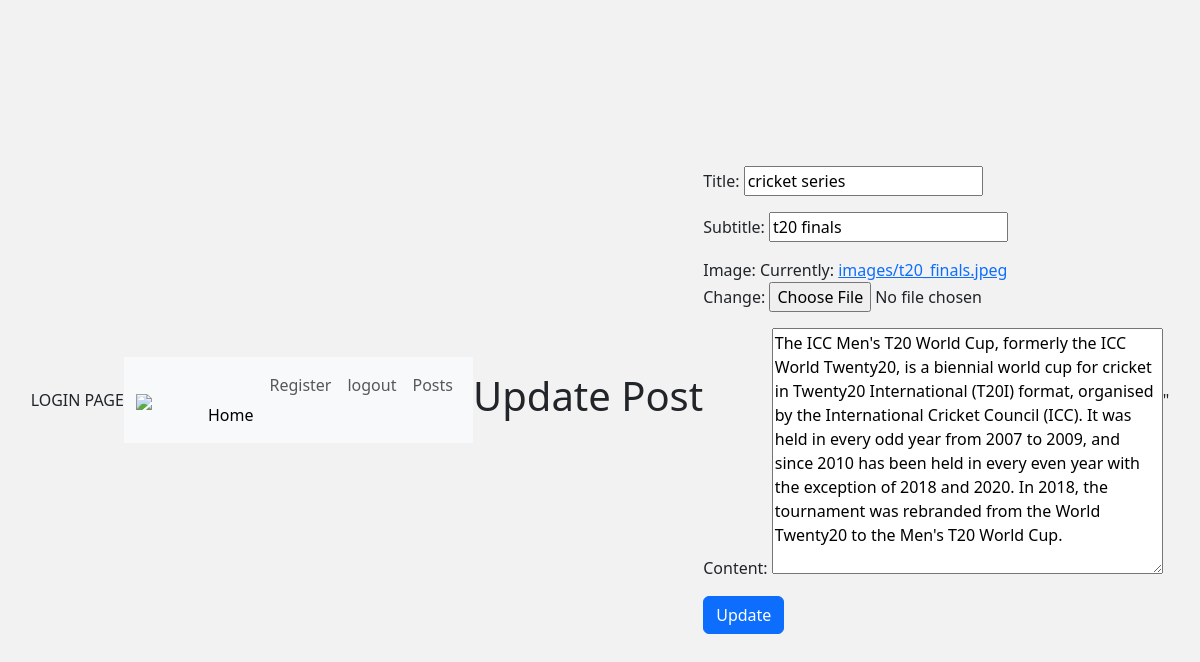
The app's page /update-post/3/ (signed in) with its own data.
### my_app/models.py (models this page shows)
class Post(models.Model):
      title = models.CharField(max_length=200)
      subtitle = models.CharField(max_length=500)
      image =  models.ImageField(upload_to='images/')  #pip install pillow
      content = models.TextField()
      author = models.ForeignKey(User, on_delete=models.CASCADE)
      created_at = models.DateTimeField(auto_now_add=True)
      updated_at = models.DateTimeField(auto_now_add=True)

### my_app/views.py (the view, shortened to what this page needs)
# urls.py: path('update-post/<int:id>/',views.update_post, name='update-post'),
@login_required(login_url='login')
def update_post(request, id):
    try:
        post = Post.objects.get(pk=id)
    except Post.DoesNotExists:
     return redirect ('display-post')
    if request.user != post.author:
        return HttpResponse('unauthorized access!')
    form = PostForm(instance=post)
    if request.method == 'GET':
        return render(request,'update-post.html',{'form': form})

### my_app/forms.py
class PostForm(ModelForm):
    class Meta:
        model = Post
        fields = ['title','subtitle','image','content']

### my_app/templates/update-post.html (shortened to what this page needs)
{% extends 'base.html' %}
     {% block content %}
    <h1>Update Post</h1>
    <form method="post" enctype="multipart/form-data">
     {{ form.as_p }}
       <button class="btn btn-primary" type="submit">Update
       </button>
    </form>
{% endblock content %}

### my_app/static/css/style.css (style rules this page uses)
body { margin:0; height:100vh; display:flex; justify-content:center; align-items:center; background-color:#f2f2f2; }

### records on screen
Post: title "cricket series", subtitle "t20 finals", content "The ICC Men's T20 World Cup, formerly the ICC World Twenty20, is a biennial world cup for cricket in Twenty20 International (T20I) format, organised by the International Cricket Council (ICC). It was held in every odd year from 2007 to 2009, and since 2010 has been held in every even year with the exception of 2018 and 2020. In 2018, the tournament was rebranded from the World Twenty20 to the Men's T20 World Cup."
